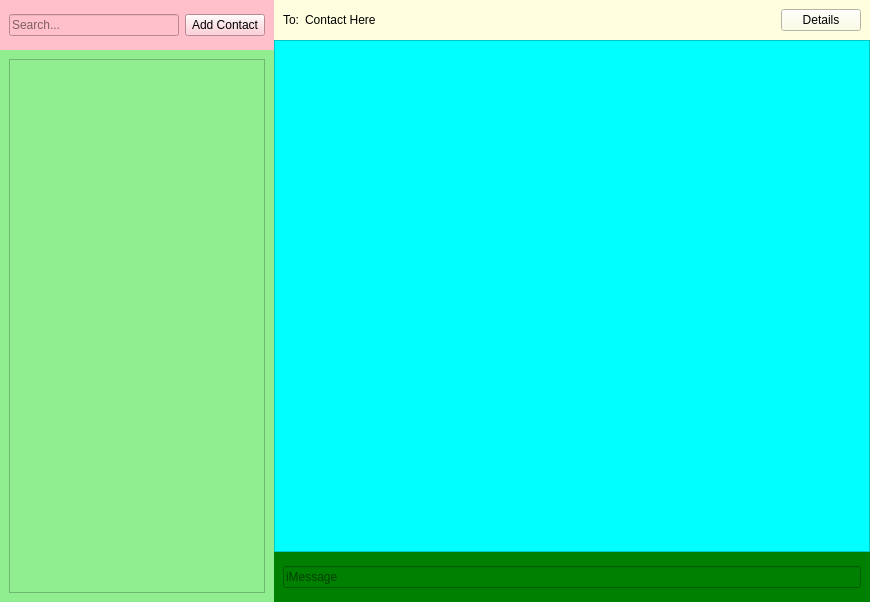
<?xml version="1.0" encoding="UTF-8"?>
<ui version="4.0">
 <class>MainWindow</class>
 <widget class="QMainWindow" name="MainWindow">
  <property name="geometry">
   <rect>
    <x>0</x>
    <y>0</y>
    <width>870</width>
    <height>602</height>
   </rect>
  </property>
  <property name="windowTitle">
   <string>MainWindow</string>
  </property>
  <widget class="QWidget" name="centralwidget">
   <layout class="QHBoxLayout" name="horizontalLayout">
    <property name="spacing">
     <number>0</number>
    </property>
    <property name="leftMargin">
     <number>0</number>
    </property>
    <property name="topMargin">
     <number>0</number>
    </property>
    <property name="rightMargin">
     <number>0</number>
    </property>
    <property name="bottomMargin">
     <number>0</number>
    </property>
    <item>
     <widget class="QStackedWidget" name="stackedWidget">
      <property name="styleSheet">
       <string notr="true"/>
      </property>
      <property name="currentIndex">
       <number>1</number>
      </property>
      <widget class="QWidget" name="login_window"/>
      <widget class="QWidget" name="main_window">
       <layout class="QHBoxLayout" name="horizontalLayout_2">
        <property name="spacing">
         <number>0</number>
        </property>
        <property name="leftMargin">
         <number>0</number>
        </property>
        <property name="topMargin">
         <number>0</number>
        </property>
        <property name="rightMargin">
         <number>0</number>
        </property>
        <property name="bottomMargin">
         <number>0</number>
        </property>
        <item alignment="Qt::AlignmentFlag::AlignLeft">
         <widget class="QFrame" name="contacts_frame">
          <property name="sizePolicy">
           <sizepolicy hsizetype="Expanding" vsizetype="Preferred">
            <horstretch>0</horstretch>
            <verstretch>0</verstretch>
           </sizepolicy>
          </property>
          <property name="minimumSize">
           <size>
            <width>0</width>
            <height>0</height>
           </size>
          </property>
          <property name="maximumSize">
           <size>
            <width>16777215</width>
            <height>16777215</height>
           </size>
          </property>
          <property name="styleSheet">
           <string notr="true">background-color: brown;</string>
          </property>
          <property name="frameShape">
           <enum>QFrame::Shape::NoFrame</enum>
          </property>
          <property name="frameShadow">
           <enum>QFrame::Shadow::Raised</enum>
          </property>
          <layout class="QVBoxLayout" name="verticalLayout_2">
           <property name="spacing">
            <number>0</number>
           </property>
           <property name="leftMargin">
            <number>0</number>
           </property>
           <property name="topMargin">
            <number>0</number>
           </property>
           <property name="rightMargin">
            <number>0</number>
           </property>
           <property name="bottomMargin">
            <number>0</number>
           </property>
           <item>
            <widget class="QFrame" name="search_frame">
             <property name="sizePolicy">
              <sizepolicy hsizetype="Preferred" vsizetype="Preferred">
               <horstretch>0</horstretch>
               <verstretch>0</verstretch>
              </sizepolicy>
             </property>
             <property name="minimumSize">
              <size>
               <width>0</width>
               <height>50</height>
              </size>
             </property>
             <property name="styleSheet">
              <string notr="true">background-color: pink;</string>
             </property>
             <property name="frameShape">
              <enum>QFrame::Shape::NoFrame</enum>
             </property>
             <property name="frameShadow">
              <enum>QFrame::Shadow::Raised</enum>
             </property>
             <layout class="QHBoxLayout" name="horizontalLayout_4">
              <item>
               <widget class="QLineEdit" name="lineEdit_search">
                <property name="text">
                 <string/>
                </property>
                <property name="placeholderText">
                 <string>Search...</string>
                </property>
               </widget>
              </item>
              <item>
               <widget class="QPushButton" name="pushButton_add_contact">
                <property name="styleSheet">
                 <string notr="true">QPushButton {
	color: #000000;
}</string>
                </property>
                <property name="text">
                 <string>Add Contact</string>
                </property>
               </widget>
              </item>
             </layout>
            </widget>
           </item>
           <item>
            <widget class="QFrame" name="contacts_list_frame">
             <property name="sizePolicy">
              <sizepolicy hsizetype="Preferred" vsizetype="Expanding">
               <horstretch>0</horstretch>
               <verstretch>0</verstretch>
              </sizepolicy>
             </property>
             <property name="styleSheet">
              <string notr="true">background-color: lightgreen;</string>
             </property>
             <property name="frameShape">
              <enum>QFrame::Shape::NoFrame</enum>
             </property>
             <property name="frameShadow">
              <enum>QFrame::Shadow::Raised</enum>
             </property>
             <layout class="QVBoxLayout" name="verticalLayout_3">
              <item>
               <widget class="QListWidget" name="listWidget_contacts">
                <property name="styleSheet">
                 <string notr="true">QListWidget {
	color: #000000;
}</string>
                </property>
               </widget>
              </item>
             </layout>
            </widget>
           </item>
          </layout>
         </widget>
        </item>
        <item>
         <widget class="QFrame" name="messages_frame">
          <property name="sizePolicy">
           <sizepolicy hsizetype="Preferred" vsizetype="Preferred">
            <horstretch>0</horstretch>
            <verstretch>0</verstretch>
           </sizepolicy>
          </property>
          <property name="minimumSize">
           <size>
            <width>0</width>
            <height>0</height>
           </size>
          </property>
          <property name="maximumSize">
           <size>
            <width>16777215</width>
            <height>16777215</height>
           </size>
          </property>
          <property name="styleSheet">
           <string notr="true">background-color: cyan;</string>
          </property>
          <property name="frameShape">
           <enum>QFrame::Shape::NoFrame</enum>
          </property>
          <property name="frameShadow">
           <enum>QFrame::Shadow::Raised</enum>
          </property>
          <layout class="QVBoxLayout" name="verticalLayout">
           <property name="spacing">
            <number>0</number>
           </property>
           <property name="leftMargin">
            <number>0</number>
           </property>
           <property name="topMargin">
            <number>0</number>
           </property>
           <property name="rightMargin">
            <number>0</number>
           </property>
           <property name="bottomMargin">
            <number>0</number>
           </property>
           <item>
            <widget class="QFrame" name="contact_details_frame">
             <property name="styleSheet">
              <string notr="true">background-color: lightyellow;</string>
             </property>
             <property name="frameShape">
              <enum>QFrame::Shape::NoFrame</enum>
             </property>
             <property name="frameShadow">
              <enum>QFrame::Shadow::Raised</enum>
             </property>
             <layout class="QHBoxLayout" name="horizontalLayout_5">
              <item>
               <widget class="QLabel" name="label_to">
                <property name="sizePolicy">
                 <sizepolicy hsizetype="Fixed" vsizetype="Preferred">
                  <horstretch>0</horstretch>
                  <verstretch>0</verstretch>
                 </sizepolicy>
                </property>
                <property name="styleSheet">
                 <string notr="true">QLabel {
	color: #000000;
}</string>
                </property>
                <property name="text">
                 <string>To:</string>
                </property>
               </widget>
              </item>
              <item>
               <widget class="QLabel" name="label_contact">
                <property name="sizePolicy">
                 <sizepolicy hsizetype="Fixed" vsizetype="Preferred">
                  <horstretch>0</horstretch>
                  <verstretch>0</verstretch>
                 </sizepolicy>
                </property>
                <property name="styleSheet">
                 <string notr="true">QLabel {
	color: #000000;
}</string>
                </property>
                <property name="text">
                 <string>Contact Here</string>
                </property>
               </widget>
              </item>
              <item alignment="Qt::AlignmentFlag::AlignRight">
               <widget class="QPushButton" name="pushButton_details">
                <property name="styleSheet">
                 <string notr="true">QPushButton {
	color: #000000;
}</string>
                </property>
                <property name="text">
                 <string>Details</string>
                </property>
               </widget>
              </item>
             </layout>
            </widget>
           </item>
           <item>
            <widget class="QListView" name="listView_messages"/>
           </item>
           <item alignment="Qt::AlignmentFlag::AlignBottom">
            <widget class="QFrame" name="list_view_messages_frame">
             <property name="minimumSize">
              <size>
               <width>0</width>
               <height>50</height>
              </size>
             </property>
             <property name="styleSheet">
              <string notr="true">background-color: green;</string>
             </property>
             <property name="frameShape">
              <enum>QFrame::Shape::NoFrame</enum>
             </property>
             <property name="frameShadow">
              <enum>QFrame::Shadow::Raised</enum>
             </property>
             <layout class="QHBoxLayout" name="horizontalLayout_3">
              <item>
               <widget class="QLineEdit" name="lineEdit_message">
                <property name="placeholderText">
                 <string>iMessage</string>
                </property>
               </widget>
              </item>
             </layout>
            </widget>
           </item>
          </layout>
         </widget>
        </item>
       </layout>
      </widget>
     </widget>
    </item>
   </layout>
  </widget>
 </widget>
 <resources/>
 <connections/>
</ui>
